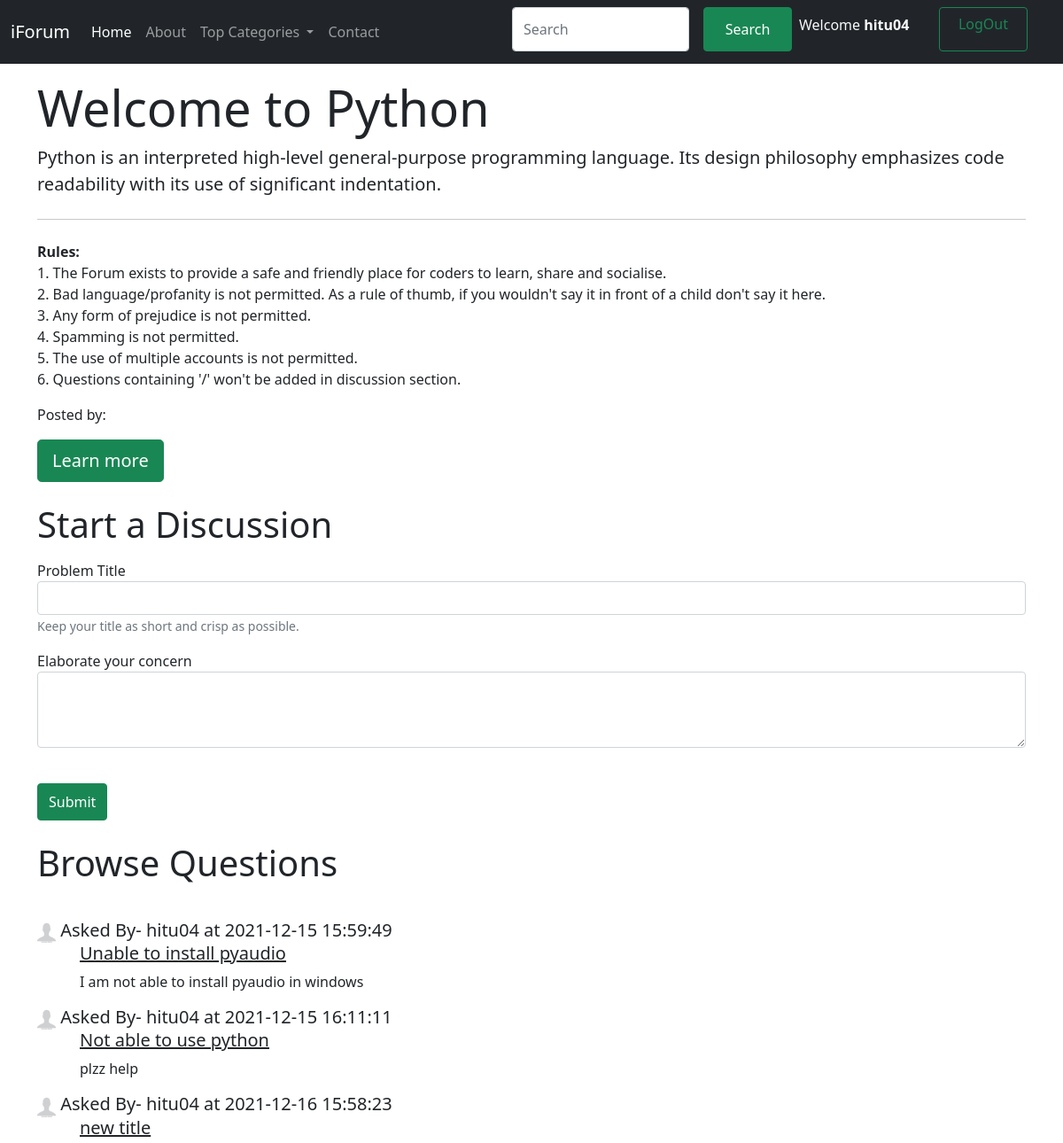
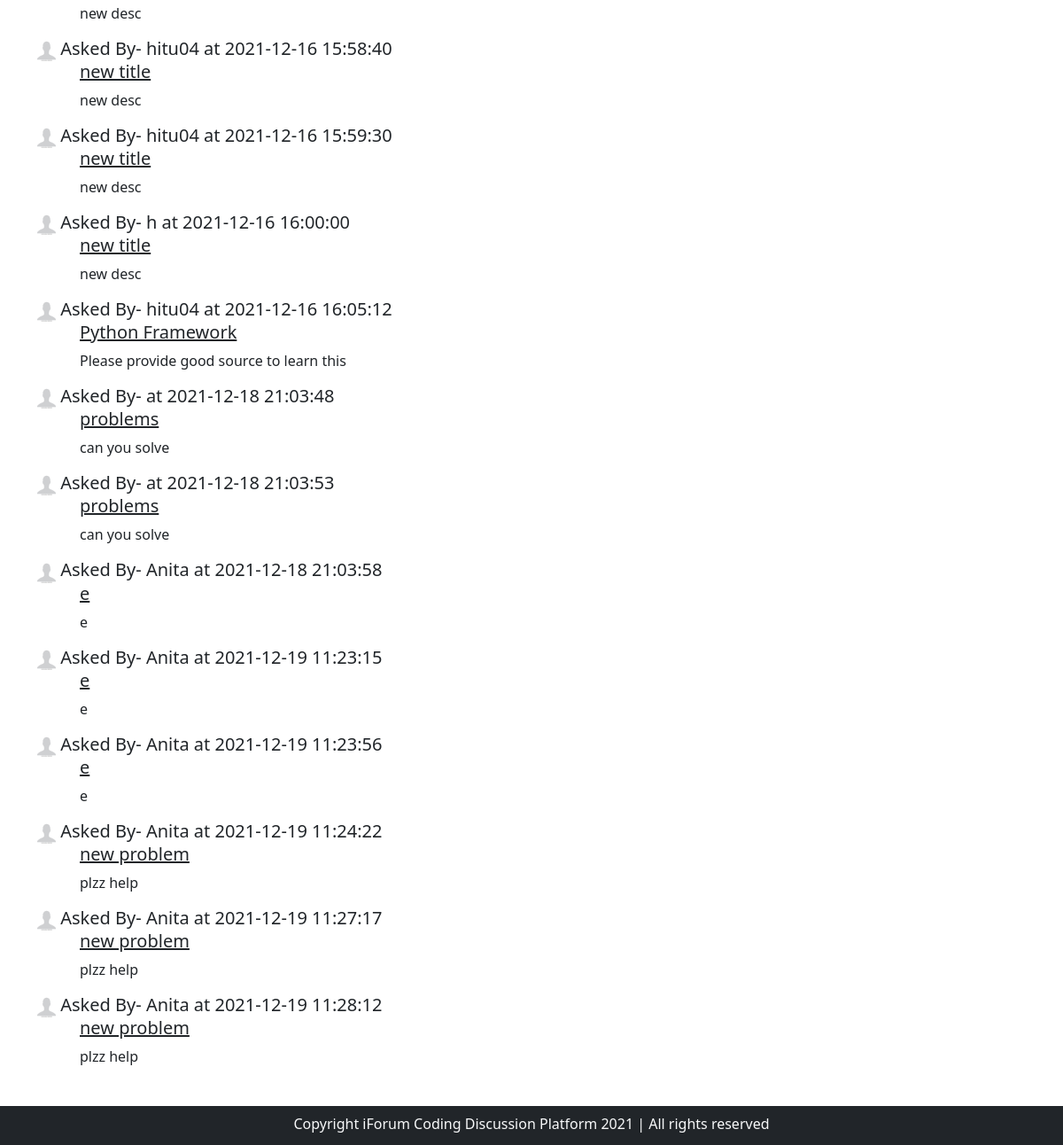
The page /threadlist.php?catid=1 (signed in) on the database its author committed (2 pictures, top to bottom).
### tables this page shows
CREATE TABLE `category` (
  `cat_id` int(8) NOT NULL,
  `cat_name` varchar(255) NOT NULL,
  `cat_desc` text NOT NULL,
  `cat_date` datetime NOT NULL DEFAULT current_timestamp(),
  `cat_user_name` int(11) NOT NULL
);

CREATE TABLE `threads` (
  `thread_id` int(11) NOT NULL,
  `thread_title` varchar(255) NOT NULL,
  `thread_desc` text NOT NULL,
  `thread_cat_id` int(11) NOT NULL,
  `thread_user` int(11) NOT NULL,
  `thread_dt` datetime NOT NULL DEFAULT current_timestamp()
);

CREATE TABLE `users` (
  `sno` int(11) NOT NULL,
  `user_name` varchar(10) NOT NULL,
  `user_email` varchar(30) NOT NULL,
  `user_pass` varchar(255) NOT NULL,
  `user_dt` datetime NOT NULL DEFAULT current_timestamp()
);

### threadlist.php (the view, shortened to what this page needs)
<!doctype html>
<html lang="en">
<head>
    <link href="https://cdn.jsdelivr.net/npm/bootstrap@5.1.3/dist/css/bootstrap.min.css" rel="stylesheet">
</head>
<body>
    <?php include 'partials\_dbconnect.php'; ?>
    <?php include 'partials\_header.php'; ?>
    <?php
    $id = $_GET['catid'];
    $sql = "select * from `category` where `cat_id`=$id ";
    $res = mysqli_query($con, $sql);
    while ($row = mysqli_fetch_assoc($res)) {
        $catname = $row['cat_name'];
        $catdesc = $row['cat_desc'];
        $cat_user_name = $row['cat_user_name'];
        $sql2 = "select user_name from `users` where `sno`='$cat_user_name' ";
        $res2 = mysqli_query($con, $sql2);
        $row2 = mysqli_fetch_assoc($res2);
        $posted = $row2['user_name'];
    }
    ?>
    <div class="container my-3">
        <div class="jumbotron jumbotron-fluid">
            <h1 class="display-4">Welcome to <?php echo $catname; ?> </h1>
            <p class="lead"><?php echo $catdesc; ?></p>
            <hr class="my-4">
            <p> <b>Rules: <br></b>
                1. The Forum exists to provide a safe and friendly place for coders to learn, share and socialise.<br>
                2. Bad language/profanity is not permitted. As a rule of thumb, if you wouldn't say it in front of a child don't say it here. <br>
                3. Any form of prejudice is not permitted. <br>
                4. Spamming is not permitted. <br>
                5. The use of multiple accounts is not permitted.<br>
                6. Questions containing '/' won't be added in discussion section.
            </p>
            <p>Posted by: <b><?php echo $posted; ?></b></p>
            <a class="btn btn-success btn-lg" href="#" role="button">Learn more</a>
        </div>
    </div>
    <?php
    if (isset($_SESSION['loggedin']) and $_SESSION['loggedin'] == true) {
        echo '<div class="container">
                                    <h1 class="py-2">Start a Discussion</h1>
                                    <form action="' . $_SERVER["REQUEST_URI"] . '"method="POST">
                            <div class="form-group">
                                <label for="title">Problem Title</label>
                                <input type="text" class="form-control" id="title" name="title">
                                <small id="emailHelp" class="form-text text-muted">Keep your title as short and crisp as possible.
                                </small>
                            </div>
                            <input type="hidden" name="sno" value="' . $_SESSION['sno'] . '">
                            <div class="form-group my-3">
                                <label for="exampleFormControlTextarea1">Elaborate your concern</label>
                                <textarea class="form-control" id="desc" name="desc" rows="3"></textarea>
                            </div>
                            <br>
                            <button type="submit" class="btn btn-success py-2">Submit</button>
                        </form>
                    </div>';
    }
    ?>
    <div class="container">
        <h1 class="py-4">Browse Questions</h1>
        <?php
        $id = $_GET['catid'];
        $sql = "select * from `threads` where `thread_cat_id`=$id ";
        $res = mysqli_query($con, $sql);
        while ($row = mysqli_fetch_assoc($res)) {
            $thread_id = $row['thread_id'];
            $thread_title = $row['thread_title'];
            $thread_desc = $row['thread_desc'];
            $dt = $row['thread_dt'];
            $thread_user_id = $row['thread_user'];
            $sql2 = "select * from `users` where sno='$thread_user_id' ";
            $res2 = mysqli_query($con, $sql2);
            $row2 = mysqli_fetch_assoc($res2);
            echo '<div class="media my-3">
                            <div class="media-body">
                                    <h5 class="mt-0 "><img src="images\profile.jpg" class="inline mr-3" width="21px" height="25px" class="mr-4" alt="..."> Asked By- ' . $row2['user_name'] . ' at ' . $dt . ' <br>  <a class="text-dark mx-5" href="thread.php?thread_id=' . $thread_id . '">' . $thread_title . '</a></h5>
                                    <p class="mx-5">' . $thread_desc . '</p>
                            </div>
                          </div>';
        }
        ?>
    </div>
    <br>
    <br>
    <br>
    <?php include 'partials\_footer.php'; ?>
</body>
</html>

### rows shown on the page
category: cat_name "Python", cat_desc "Python is an interpreted high-level general-purpose programming language. Its design philosophy emphasizes code readability with its use of significant indentation."
threads: users.user_name "hitu04", thread_dt "2021-12-15 15:59:49", thread_title "Unable to install pyaudio", thread_desc "I am not able to install pyaudio in windows"
threads: users.user_name "hitu04", thread_dt "2021-12-15 16:11:11", thread_title "Not able to use python", thread_desc "plzz help"
threads: users.user_name "hitu04", thread_dt "2021-12-16 15:58:23", thread_title "new title", thread_desc "new desc"
threads: users.user_name "hitu04", thread_dt "2021-12-16 15:58:40", thread_title "new title", thread_desc "new desc"
threads: users.user_name "hitu04", thread_dt "2021-12-16 15:59:30", thread_title "new title", thread_desc "new desc"
threads: users.user_name "h", thread_dt "2021-12-16 16:00:00", thread_title "new title", thread_desc "new desc"
threads: users.user_name "hitu04", thread_dt "2021-12-16 16:05:12", thread_title "Python Framework", thread_desc "Please provide good source to learn this"
threads: thread_dt "2021-12-18 21:03:48", thread_title "problems", thread_desc "can you solve"
threads: thread_dt "2021-12-18 21:03:53", thread_title "problems", thread_desc "can you solve"
threads: users.user_name "Anita", thread_dt "2021-12-18 21:03:58", thread_title "e", thread_desc "e"
threads: users.user_name "Anita", thread_dt "2021-12-19 11:23:15", thread_title "e", thread_desc "e"
threads: users.user_name "Anita", thread_dt "2021-12-19 11:23:56", thread_title "e", thread_desc "e"
threads: users.user_name "Anita", thread_dt "2021-12-19 11:24:22", thread_title "new problem", thread_desc "plzz help"
threads: users.user_name "Anita", thread_dt "2021-12-19 11:27:17", thread_title "new problem", thread_desc "plzz help"
threads: users.user_name "Anita", thread_dt "2021-12-19 11:28:12", thread_title "new problem", thread_desc "plzz help"

### other values the page prints
$_SESSION['user_name'] "hitu04"
